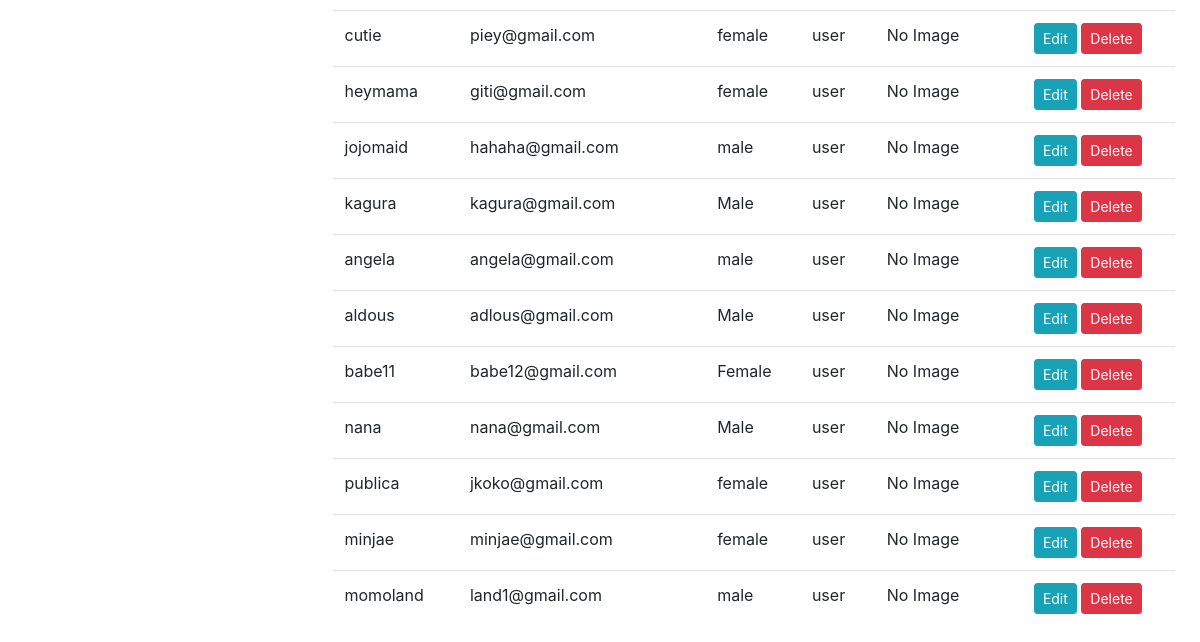
The app's page /profile (signed in, lower part), older data.
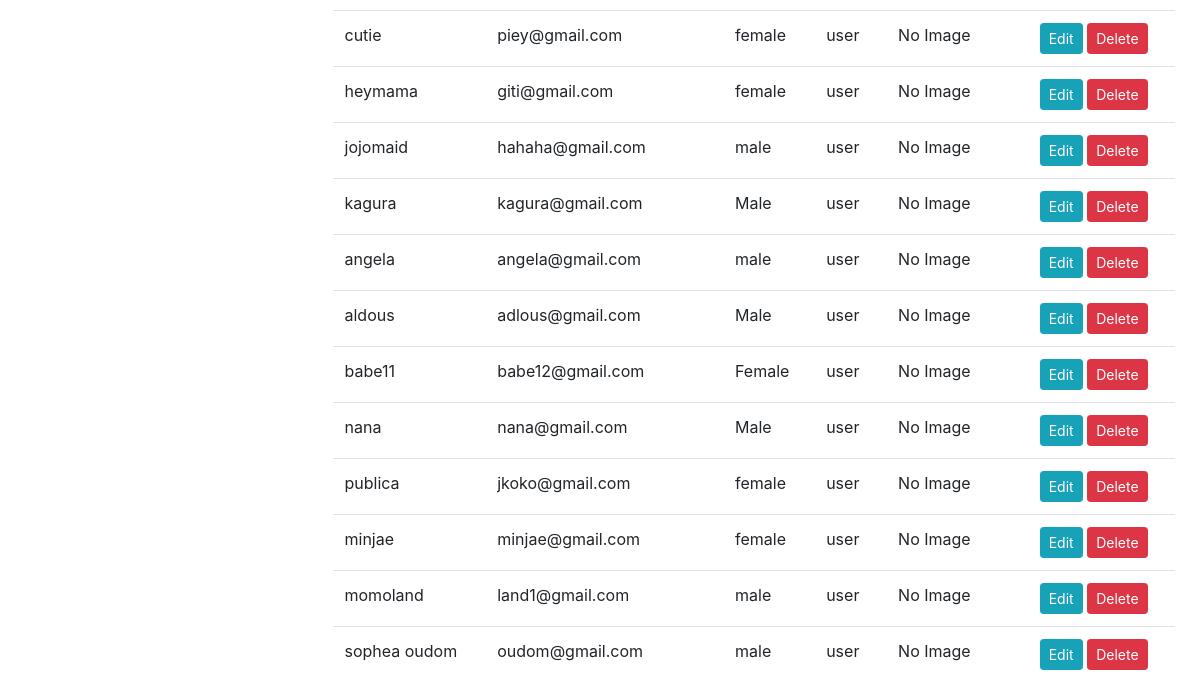
The same page, newer data.
### app/models/__init__.py (models this page shows)
class User(db.Model, UserMixin):
    id = db.Column(db.Integer, primary_key=True)
    username = db.Column(db.String(50), unique=True, nullable=False)
    email = db.Column(db.String(120), nullable=False)
    password_hash = db.Column(db.String, nullable=False)
    gender = db.Column(db.String(10))
    role = db.Column(db.String)
    profile = db.relationship('Profile', back_populates='user')
    user_payments = db.relationship('Payment', back_populates='user')

### app/views/main.py (the view, shortened to what this page needs)
@main.route('/profile', methods=['GET', 'POST'])
@login_required
def profile():
    username = current_user.username
    form = ProfileForm()
    profiles = User.query.all()
    return render_template('profile.html', form=form, profiles=profiles, username=username)

### app/views/auth/auth.py (called while the page is built)
@login_manager.user_loader
def load_user(username):
    return User.query.get(username)

### app/templates/profile.html (shortened to what this page needs)
{% extends "base.html" %} {% block title %}Profile{% endblock %} {% block content %}
<div class="container">
  <div class="row">
    <div class="col-md-12">
      <table class="table">
        <tbody>
          {% for profile in profiles %}
          <tr>
            <td>{{ profile.username }}</td>
            <td>{{ profile.email }}</td>
            <td>{{ profile.gender }}</td>
            <td>{{ profile.role }}</td>
            <td>
              {% if profile.profile_image %}
              <img src="{{ profile.profile_image }}" alt="Profile Image" class="img-thumbnail" width="100" />
              {% else %} No Image {% endif %}
            </td>
            <td>
              <button
                type="button"
                class="btn btn-sm btn-info edit-profile"
                data-toggle="modal"
                data-target="#editProfileModal"
                data-id="{{ profile.id }}"
                data-username="{{ profile.username }}"
                data-email="{{ profile.email }}"
                data-gender="{{ profile.gender }}"
                data-role="{{ profile.role }}"
              >
                Edit
              </button>
              <form
                method="post"
                action="{{ url_for('main.delete_profile', id=profile.id) }}"
                style="display: inline"
              >
                <button type="submit" class="btn btn-sm btn-danger">Delete</button>
              </form>
            </td>
          </tr>
          {% endfor %}
        </tbody>
      </table>
    </div>
  </div>
</div>
</div>
{% endblock %}

### app/templates/base.html (shortened to what this page needs)
<!DOCTYPE html>
<html lang="en">
  <head>
    <link href="https://stackpath.bootstrapcdn.com/bootstrap/4.3.1/css/bootstrap.min.css" rel="stylesheet" />
    <link rel="stylesheet" href="{{ url_for('static', filename='style.css') }}" />
  </head>
  <body>
    <div class="container-fluid">
      <div class="row">
        <div class="w-auto col-lg-9 col-md-9">
          <section class="hero">
            <div class="hero-body">
              <div class="container has-text-centered">{% block content %}{% endblock %}</div>
            </div>
        </div>
      </div>
  </body>
</html>

### app/static/style.css (style rules this page uses)
.hero-body { padding: 10px; width: 100%; height: 90vh; background-color: #ffffff; }
.row { height: 100vh; }
.col-lg-9 { padding: 0; }
.container-fluid { height: 100vh; width: 100%; }
.hero { display: flex; flex-direction: column; justify-content: center; align-items: center; height: 100%; width: auto; }
.hero-body { flex-grow: 1; }

### app/templates/base.html (style rules this page uses)
html, body { height: 100%; }
.container-fluid { height: 100%; padding-right: 0; padding-left: 0; }

Row changes from the older to the newer data that the page shows:
added User: username "sophea oudom", email "oudom@gmail.com", gender "male", role "user", shows "No Image"
